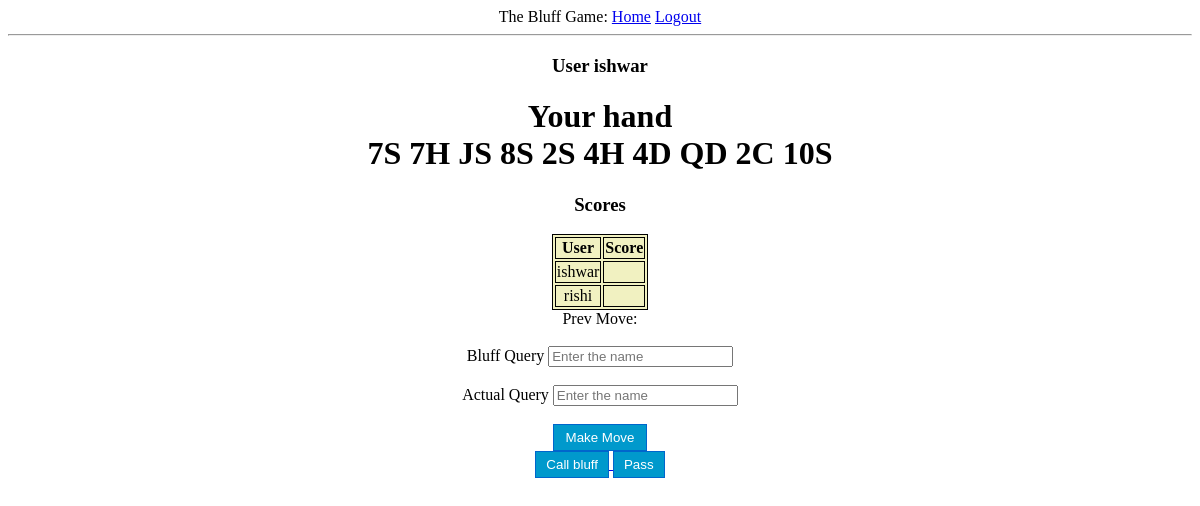
The app's page /join_game/ten (signed in) with its own data.
### models.py (models this page shows, shortened)
class User(UserMixin, db.Model):
    id = db.Column(db.Integer, primary_key=True)
    username = db.Column(db.String(64), index=True, unique=True)
    email = db.Column(db.String(120), index=True, unique=True)
    password_hash = db.Column(db.String(128))
    win = db.Column(db.Integer, default=0)
    loss = db.Column(db.Integer, default=0)
    draw = db.Column(db.Integer, default=0)

class GameMove(db.Model):
    id = db.Column(db.Integer, primary_key=True)
    game_id = db.Column(db.Integer, nullable=False)
    time = db.Column(db.DateTime, default=datetime.utcnow())
    turn_player_id = db.Column(db.Integer, nullable=False)
    turn_player_name = db.Column(db.String, nullable=False)
    player1_hand = db.Column(db.String)
    player2_hand = db.Column(db.String)
    player_action = db.Column(db.String, nullable=False)
    cards_played = db.Column(db.String)
    cards_bluffed = db.Column(db.String)

class Game(db.Model):
    id = db.Column(db.Integer, primary_key=True)
    gamename = db.Column(db.String, nullable=False)
    no_players = db.Column(db.Integer)
    player1_name = db.Column(db.String, nullable=False, default="Not Joined Yet")
    player2_name = db.Column(db.String, nullable=False, default="Not Joined Yet")
    player1_id = db.Column(db.Integer)
    player2_id = db.Column(db.Integer)
    player1_score = db.Column(db.Integer, default=0)
    player2_score = db.Column(db.Integer, default=0)
    completed = db.Column(db.Integer, default=0)
    winner = db.Column(db.String)

### app.py (the view, shortened to what this page needs)
@app.route("/join_game/<string:gameName>", methods=["GET","POST"])
def join_game(gameName):
    if not current_user.is_authenticated:
        return redirect(url_for('login'))
    game = Game.query.filter_by(gamename=gameName).first()
    user = User.query.filter_by(username=current_user.username).first_or_404()
    if not bool(game):
        return "Sorry doesn't exist"
    if game.no_players == 1:
        if game.player1_id == user.id:
            pass
        else:
            game.player2_id = user.id
            game.player2_name = user.username
            game.no_players = 2
            deck = Deck().deck
            gm = GameMove(game_id=game.id, turn_player_id=game.player1_id, turn_player_name=game.player1_name,
            player1_hand=" ".join(deck[:10]),
            player2_hand=" ".join(deck[10:20]),
            player_action="seed hand")
            db.session.add(gm)
            db.session.commit()
    else:
        if not (game.player1_id == user.id or game.player2_id == user.id):
            return "filled to capacity"
    gm = GameMove.query.filter_by(game_id=game.id).order_by(GameMove.id.desc()).first()
    bluff_query = request.form.get('bluffquery', "  ")
    actual_query = request.form.get('actualquery', " ")
    actual_pattern = "^(((10|[0-9])|[AKQJ])[HCSD]\s)*(((10|[0-9])|[AKQJ])[HCSD])$"
    bluff_pattern = "^(10|[0-9])+ ((10|[0-9])|[AKQJ])$"
    game = Game.query.filter_by(gamename=gameName).first()
    gm = GameMove.query.filter_by(game_id=game.id).order_by(GameMove.id.desc()).first()
    actual_list = actual_query.split(" ")
    hand = return_hand(game, user)
    hand_list = hand.split(" ")
    if(get_turn(game) != user.id):
        return render_template("game_screen.html", user=user, hand=return_hand(game, user),
                               gamename=game.gamename, game=game)

### app.py (called while the page is built)
@app.before_request
def before_request():
    session.permanent = True
    app.permanent_session_lifetime = timedelta(minutes=3)

def return_hand(game, user):
    gm = GameMove.query.filter_by(game_id=game.id).order_by(GameMove.id.desc()).first()
    if(gm.player1_hand is None):
        return "Hand not assigned yet"
    if game.player1_id == user.id:
        return gm.player1_hand
    else:
        return gm.player2_hand

def get_turn(game):
    gm = GameMove.query.filter_by(game_id=game.id).order_by(GameMove.id.desc()).first()
    if not gm:
        return -1
    if gm.turn_player_id == game.player1_id:
        return game.player2_id
    else:
        return game.player1_id

### models.py (called while the page is built)
@login.user_loader
def load_user(id):
    return User.query.get(int(id))

### templates/game_screen.html (shortened to what this page needs)
<!DOCTYPE html>
<html lang="">
<link rel= "stylesheet" type= "text/css" href= "{{ url_for('static',filename='styles/mainpage.css') }}">
{% extends "base.html" %}
{% block content %}
<h3>User {{ user.username }}</h3>
<h1>Your hand <div id= "user_hand">{{ hand }}</div></h1>
<h3>Scores</h3>
<table class="center">
    <tr>
        <th>User</th>
        <th>Score</th>
    </tr>
    <tr>
        <td ALIGN="center">{{ game.player1_name }}</td>
        <td ALIGN="center" id="p1_score"></td>
    </tr>
    <tr>
        <td ALIGN="center">{{ game.player2_name }}</td>
        <td ALIGN="center" id="p2_score"></td>
    </tr>
</table>
<head>
</head>
<body>
<form action={{ url_for("join_game", gameName = gamename ) }} method="post">
    <div>
            Prev Move:
        <label id = "turn"></label><br>
        <label>Bluff Query</label>
        <input type="text" id="bluffquery" name="bluffquery" placeholder="Enter the name">
    </div>
    <br>
    <div>
        <label>Actual Query</label>
        <input type="text" id="actualquery" name="actualquery" placeholder="Enter the name">
    </div>
    <br>
    <div>
            <button class="button" id="make_move" type="submit" style="width: 8%; cursor:pointer">Make Move</button>
        <br>
    </div>
</form>
{% if game.completed == 1 %}
    <a href="{{ url_for("call_bluff", gameName=gamename) }}">
        <button class="button" style="cursor:pointer" disabled>Call bluff</button>
    </a>
{% else %}
    <a href="{{ url_for("call_bluff", gameName=gamename) }}">
        <button class="button" style="cursor:pointer">Call bluff</button>
    </a>
{% endif %}
{% if game.completed == 1 %}
    <a href="{{ url_for("pass_move", gamename=gamename) }}">
        <button class="button" style="cursor:pointer" disabled>Pass</button>
    </a>
{% else %}
    <a href="{{ url_for("pass_move", gamename=gamename) }}">
        <button class="button" style="cursor:pointer">Pass</button>
    </a>
{% endif %}
</body>
{% endblock %}

### static/styles/mainpage.css (style rules this page uses)
body { background-image: url("https://www.jakpost.travel/wimages/large/14-146410_sky-wallpaper-light-blue-sky-background.jpg"); height: 100%; background-size: cover; text-align: center; }
button { border: 1px solid #0066cc; background-color: #0099cc; color: #ffffff; padding: 5px 10px; }
table, th, td { border: 1px solid black; background-color: #f1f1c1; }
table.center { margin-left:auto; margin-right:auto; }

### records on screen
User: username "ishwar"
GameMove: player1_hand "7S 7H JS 8S 2S 4H 4D QD 2C 10S"
Game: player1_name "ishwar", player2_name "rishi"
